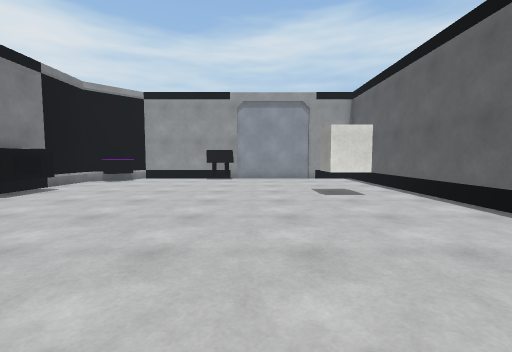
view 1 (above)

12 first-person views from a walk through a scene from a Unity 3-D project. The camera is 1.2 m above the floor, tilts 4° down and sees 90° across. The floor is counted in squares, 1 m on a side. Each view is taken from the middle of a square. On the plan, view 1 faces up. The plan holds only what a view shows up to about 12 squares ahead; the rest is blank. The place goes on beyond the plan. The player is left out. Surface patterns are stand-ins for the level's own textures.

view 2
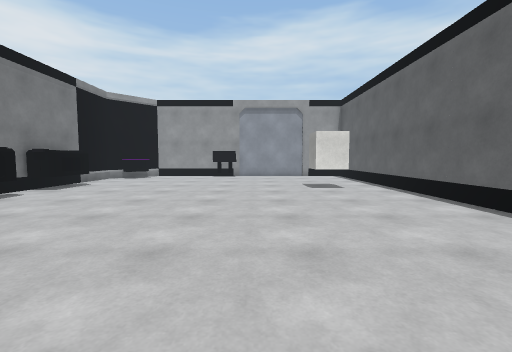

view 3
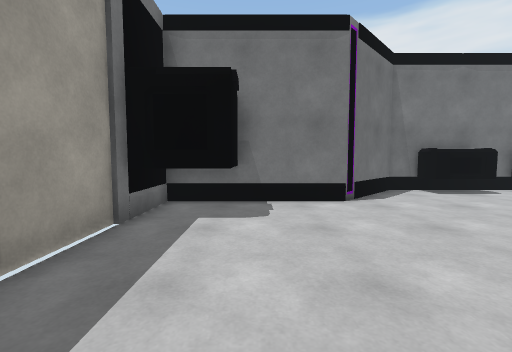

view 4
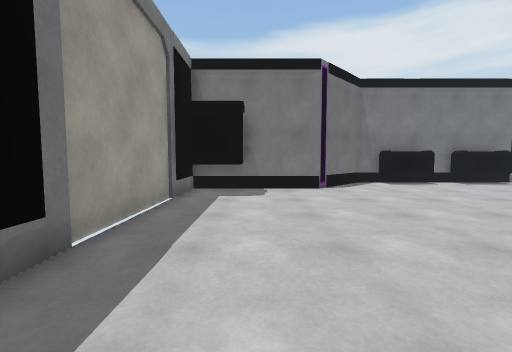

view 5
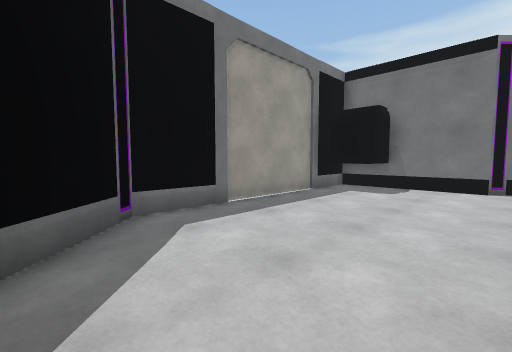

view 6
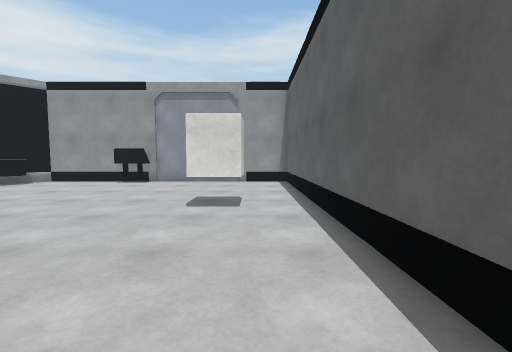

view 7
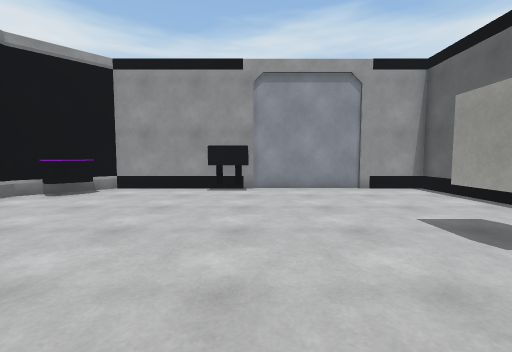

view 8
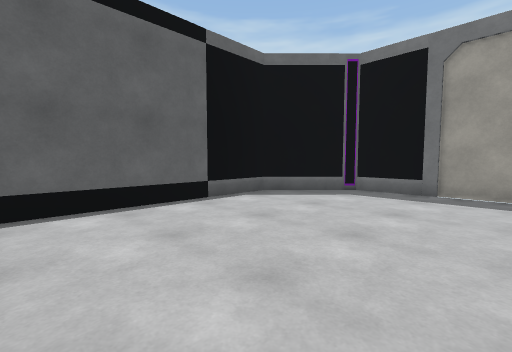

view 9
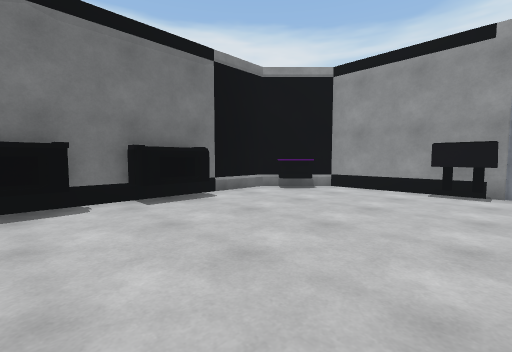

view 10
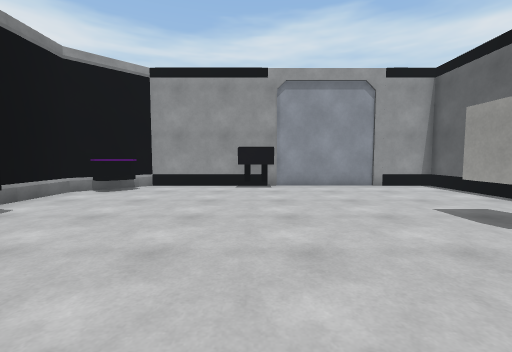

view 11
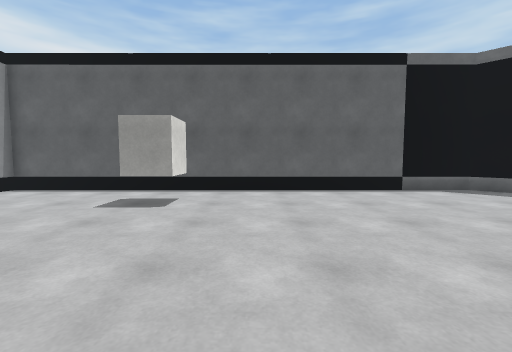

view 12
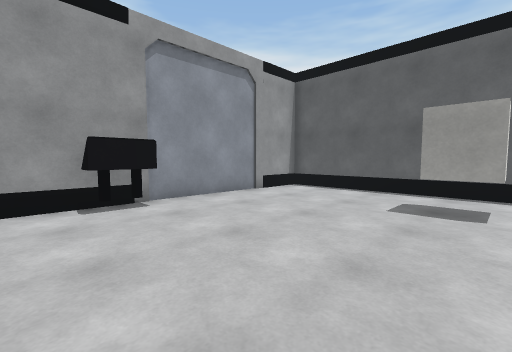

### Floor plan
Points are (right, up) in squares from view 1. A wall is a line through its corners. A room is listed if a view was taken in it or the views show most of it. See-through windows are left out.
Room 1 (views 1, 2, 3, 4, 5, 6, 7, 8, 9, 10, 11, 12)
walls: (3.7, 9.1) (3.7, 8.1) (2.4, 8.1) (2.4, 9.5); (-1.2, 14.2) (-2.7, 14.2) (-2.7, 14.8); (-6.1, -4.6) (3, -4.6) (5.6, -2) (5.6, 15.1) (-6.5, 15.1) (-8.6, 13) (-8.6, 3) (-6.1, 0.5) (-6.1, -2.5)
objects: crate (-8, 4) to (-8, 6); crate (-8, 8) to (-8, 9); table (-8, 13) to (-7, 14); crate (-6, -4) to (-4, -3)

Where each view was taken, in squares from view 1:
view 1: 0 up, 0 right, facing up
view 2: 2 down, 0 right, facing up
view 3: 2 down, 1 right, facing left
view 4: 2 down, 4 right, facing left
view 5: 1 up, 5 right, facing down-left
view 6: 2 up, 4 right, facing up
view 7: 5 up, 1 left, facing up
view 8: 5 up, 1 left, facing down-right
view 9: 5 up, 1 left, facing up-left
view 10: 4 up, 2 left, facing up
view 11: 6 up, 4 left, facing right
view 12: 8 up, 4 left, facing up-right
